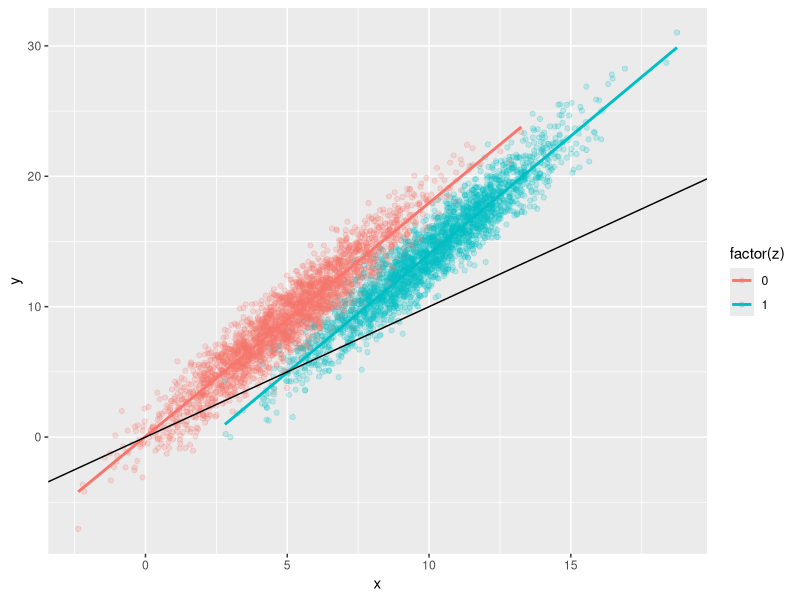
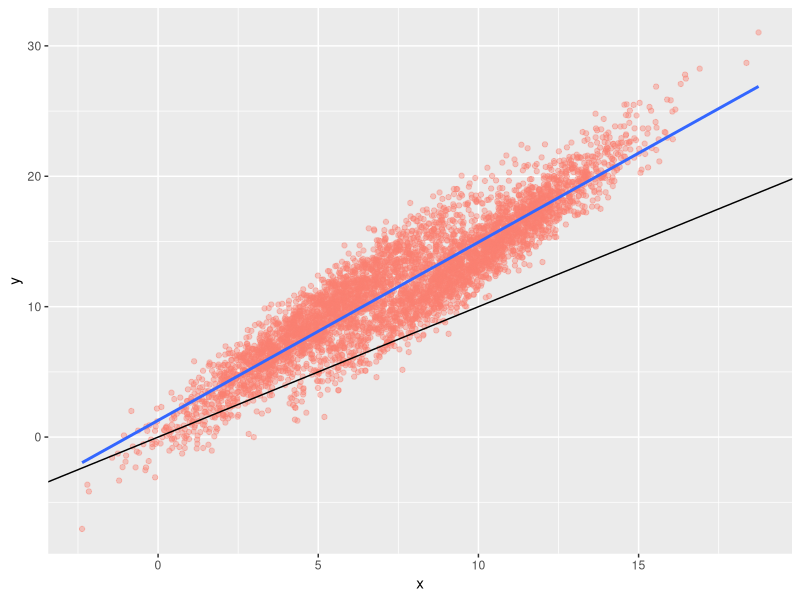

Source code (R) for these figures, in order:
## ---- chunk 1
library(tidyverse)
library(DiagrammeR)
## ---- chunk 2
grViz("
  digraph {
    graph [ rankdir = LR]
    node [shape = plaintext]
    VIH [label = 'VIH'];
    Y [label = 'Y'];
    E [label = 'Edad'];
    F
    node [shape = circle]
    #U
    VIH -> Y
    F -> VIH 
    E -> VIH
    #U -> F
    #E -> U
    #U -> VIH
    F -> Y
    E -> Y
    E -> F
  {rank = same; E;F;}

  }
  ", width = 300, height = 200)
## ---- chunk 3
grViz("
  digraph {
    graph [ rankdir = LR]
    node [shape = plaintext]
    VIH [label = 'VIH'];
    Y [label = 'Y'];
    E [label = 'Edad'];
    F
    VIH -> Y
    F -> Y
    E -> Y
    E  -> F
  {rank = same; E;F;}

  }
  ", width = 300, height = 200)
## ---- chunk 4
grViz("
  digraph {
    graph [ rankdir = LR]
    node [shape = plaintext]
    VIH [label = 'VIH'];
    Y [label = 'Y'];
    E [label = 'Edad'];
    F
    node [shape = circle]
    U
    VIH -> Y
    F -> VIH 
    E -> VIH
    U -> F
    U -> Y
    F -> Y
    E -> Y
    E  -> F
  {rank = same; E;F;}

  }
  ", width = 300, height = 200)
## ---- chunk 5
grViz("
  digraph {
    graph [ rankdir = LR]
    node [shape = plaintext]
    T ;
    Y [label = 'Y'];
    Z ;
    node [shape = circle]
    U
    T -> Y
    Z -> T 
    U -> T
    U -> Y
  
  }
  ", width = 300, height = 200)
## ---- chunk 6
n <- 5000
z <- rbinom(n, 1, 0.5)
u <- rnorm(n, 0, 2)
x <- rnorm(n, 5 + 5 * z + u, 1)
y <- rnorm(n, 4 + x +  u, 1)
datos <- tibble(x = x, z = z, u = u, y = y) 
lm(y ~ x, datos) |> broom::tidy()
## ---- chunk 7
ggplot(datos, aes(x = x, y = y, colour = factor(z))) +
  geom_point(alpha = 0.2) +
  geom_smooth(method = "lm", se = FALSE) +
  geom_abline(slope = 1, colour = "black")
## ---- chunk 8
ggplot(datos, aes(x = x, y = y)) +
  geom_point(alpha = 0.4, colour = "salmon") +
  geom_smooth(method = "lm", se = FALSE) +
  geom_abline(slope = 1, colour = "black")
